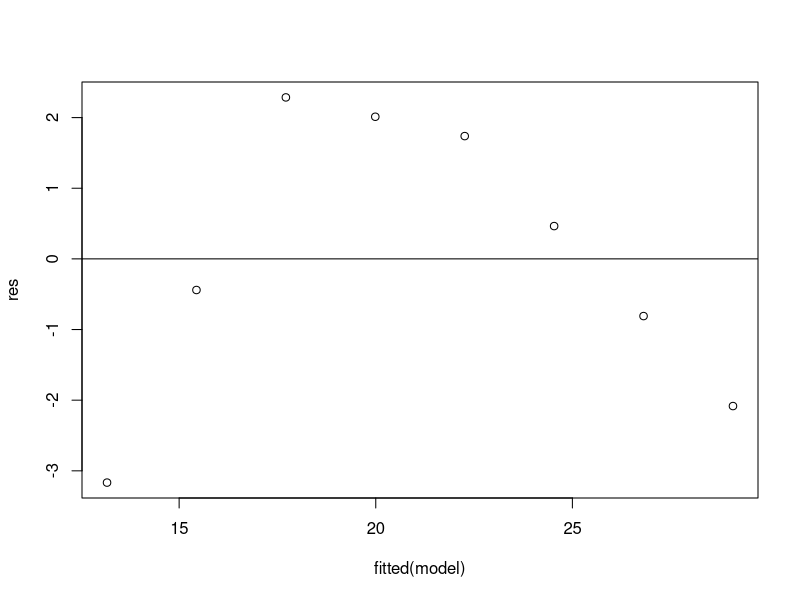
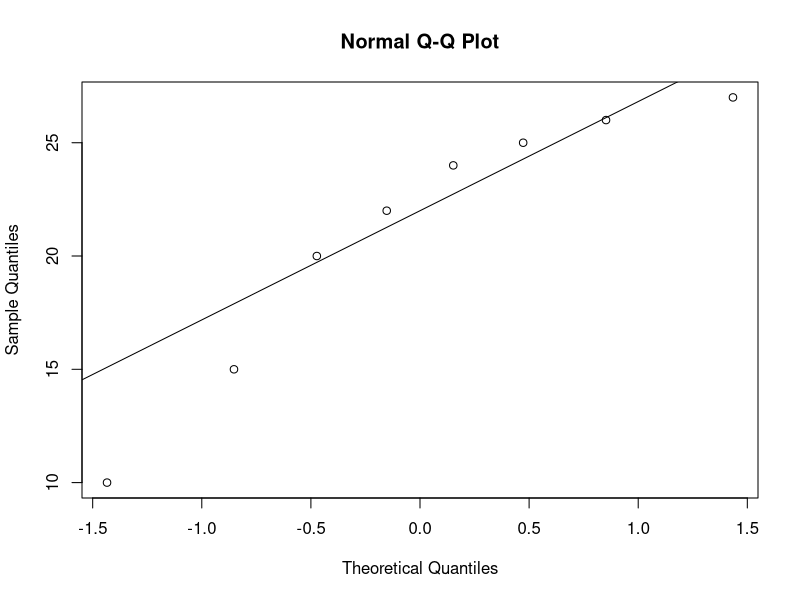
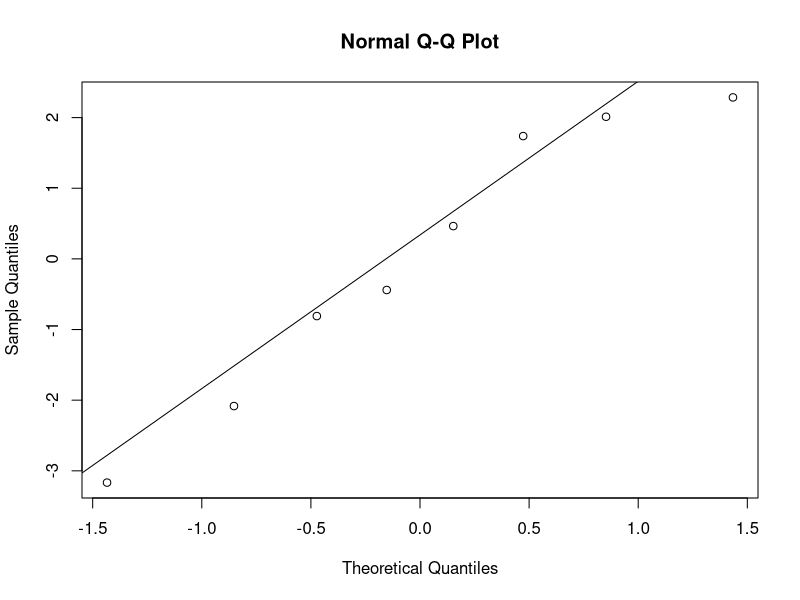
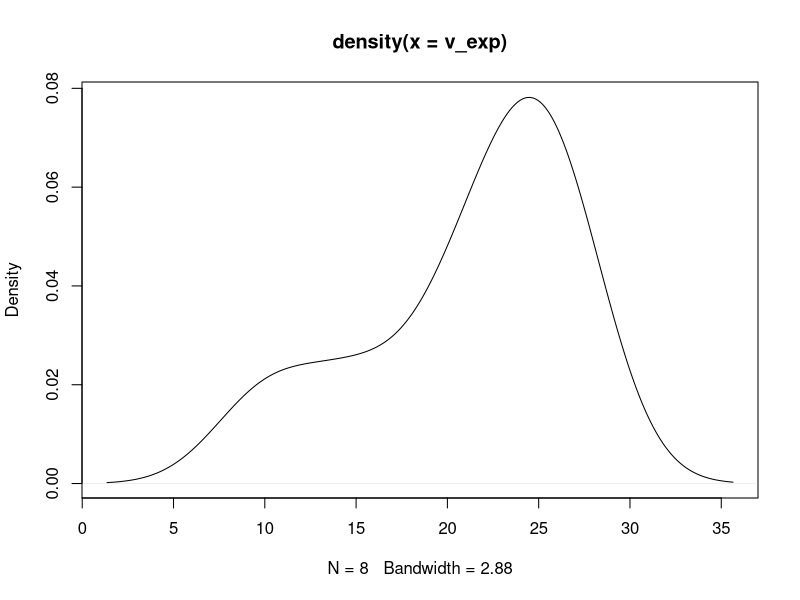
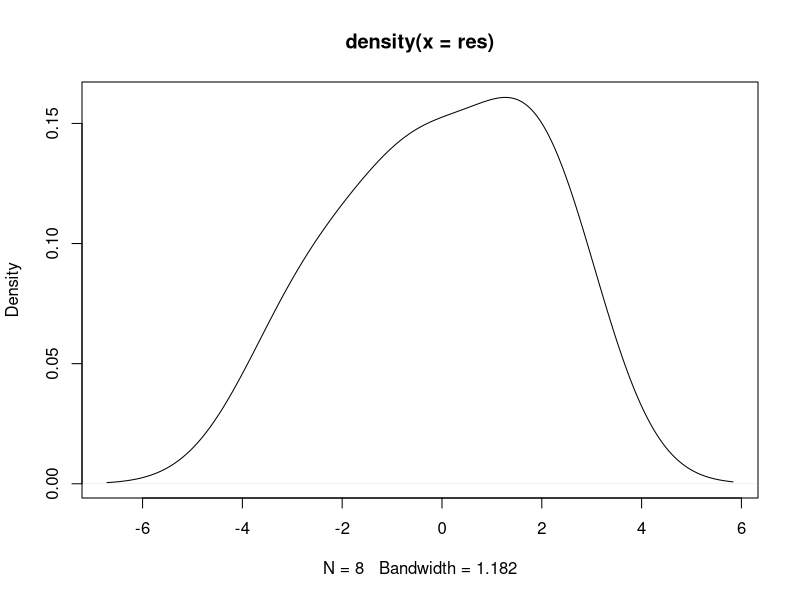

Source code (R) for these figures, in order:
# Data
d = c(1, 2, 3, 4, 5, 6, 7, 8) / 1000
v_exp = c(10, 15, 20, 22, 24, 25, 26, 27)

# Linear regression
model = lm(formula = v_exp ~ d)

# Residuals
res = resid(model)

# Residual VS Fitted plot
plot(fitted(model), res)
abline(0,0)

# Shapiro-Wilk
shapiro.test(v_exp)
shapiro.test(res)

# QQ-plot 
qqnorm(v_exp)
qqline(v_exp)
qqnorm(res)
qqline(res) 

# Density
plot(density(v_exp))
plot(density(res))

